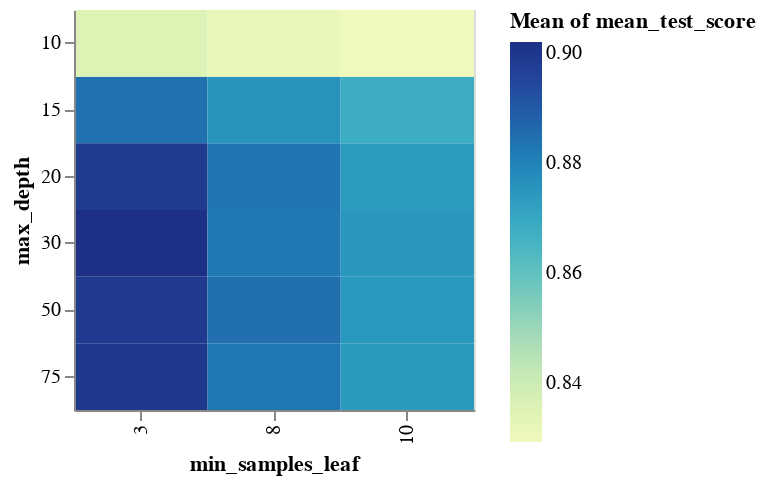

Source (notebook cell):
### Code cell
alt.Chart(results).mark_rect().encode(
    x='min_samples_leaf:O',
    y='max_depth:O',
    color='mean(mean_test_score)'
    ).properties(height = 200, width = 200)

### Figure 1 — Vega-Lite specification as saved in the notebook (floating-point values rounded to 4 significant figures)
{"config": {"view": {"continuousWidth": 300, "continuousHeight": 300}}, "data": {"name": "data-2dc385c9f7c04b9583286db44892e4f2"}, "mark": {"type": "rect"}, "encoding": {"color": {"aggregate": "mean", "field": "mean_test_score", "type": "quantitative"}, "x": {"field": "min_samples_leaf", "type": "ordinal"}, "y": {"field": "max_depth", "type": "ordinal"}}, "height": 200, "width": 200, "$schema": "https://vega.github.io/schema/vega-lite/v5.6.1.json", "datasets": {"data-2dc385c9f7c04b9583286db44892e4f2": [{"num_trees": 150, "min_samples_split": 15, "min_samples_leaf": 8, "max_depth": 75, "mean_test_score": 0.8843, "rank_test_score": 34}, {"num_trees": 75, "min_samples_split": 10, "min_samples_leaf": 3, "max_depth": 15, "mean_test_score": 0.893, "rank_test_score": 24}, {"num_trees": 75, "min_samples_split": 15, "min_samples_leaf": 8, "max_depth": 20, "mean_test_score": 0.884, "rank_test_score": 35}, {"num_trees": 75, "min_samples_split": 10, "min_samples_leaf": 10, "max_depth": 50, "mean_test_score": 0.8739, "rank_test_score": 68}, {"num_trees": 50, "min_samples_split": 20, "min_samples_leaf": 3, "max_depth": 50, "mean_test_score": 0.8946, "rank_test_score": 21}, {"num_trees": 150, "min_samples_split": 10, "min_samples_leaf": 3, "max_depth": 20, "mean_test_score": 0.9055, "rank_test_score": 8}, {"num_trees": 50, "min_samples_split": 10, "min_samples_leaf": 10, "max_depth": 20, "mean_test_score": 0.8727, "rank_test_score": 73}, {"num_trees": 100, "min_samples_split": 15, "min_samples_leaf": 10, "max_depth": 30, "mean_test_score": 0.8745, "rank_test_score": 62}, {"num_trees": 75, "min_samples_split": 15, "min_samples_leaf": 3, "max_depth": 10, "mean_test_score": 0.8327, "rank_test_score": 88}, {"num_trees": 150, "min_samples_split": 20, "min_samples_leaf": 3, "max_depth": 20, "mean_test_score": 0.894, "rank_test_score": 22}, {"num_trees": 150, "min_samples_split": 15, "min_samples_leaf": 8, "max_depth": 15, "mean_test_score": 0.8773, "rank_test_score": 50}, {"num_trees": 100, "min_samples_split": 10, "min_samples_leaf": 3, "max_depth": 50, "mean_test_score": 0.9066, "rank_test_score": 2}, {"num_trees": 75, "min_samples_split": 15, "min_samples_leaf": 8, "max_depth": 50, "mean_test_score": 0.8864, "rank_test_score": 28}, {"num_trees": 100, "min_samples_split": 20, "min_samples_leaf": 3, "max_depth": 30, "mean_test_score": 0.8973, "rank_test_score": 14}, {"num_trees": 100, "min_samples_split": 10, "min_samples_leaf": 3, "max_depth": 20, "mean_test_score": 0.9051, "rank_test_score": 10}, {"num_trees": 50, "min_samples_split": 10, "min_samples_leaf": 10, "max_depth": 75, "mean_test_score": 0.8736, "rank_test_score": 69}, {"num_trees": 150, "min_samples_split": 10, "min_samples_leaf": 10, "max_depth": 30, "mean_test_score": 0.8745, "rank_test_score": 61}, {"num_trees": 50, "min_samples_split": 10, "min_samples_leaf": 8, "max_depth": 10, "mean_test_score": 0.8318, "rank_test_score": 90}, {"num_trees": 100, "min_samples_split": 20, "min_samples_leaf": 3, "max_depth": 50, "mean_test_score": 0.8951, "rank_test_score": 18}, {"num_trees": 75, "min_samples_split": 15, "min_samples_leaf": 10, "max_depth": 20, "mean_test_score": 0.8739, "rank_test_score": 67}, {"num_trees": 50, "min_samples_split": 20, "min_samples_leaf": 3, "max_depth": 75, "mean_test_score": 0.8951, "rank_test_score": 19}, {"num_trees": 50, "min_samples_split": 10, "min_samples_leaf": 3, "max_depth": 50, "mean_test_score": 0.9055, "rank_test_score": 9}, {"num_trees": 50, "min_samples_split": 15, "min_samples_leaf": 8, "max_depth": 75, "mean_test_score": 0.8838, "rank_test_score": 36}, {"num_trees": 150, "min_samples_split": 20, "min_samples_leaf": 3, "max_depth": 75, "mean_test_score": 0.8963, "rank_test_score": 16}, {"num_trees": 75, "min_samples_split": 20, "min_samples_leaf": 8, "max_depth": 30, "mean_test_score": 0.8809, "rank_test_score": 45}, {"num_trees": 100, "min_samples_split": 15, "min_samples_leaf": 8, "max_depth": 10, "mean_test_score": 0.8272, "rank_test_score": 99}, {"num_trees": 50, "min_samples_split": 20, "min_samples_leaf": 10, "max_depth": 50, "mean_test_score": 0.8733, "rank_test_score": 72}, {"num_trees": 150, "min_samples_split": 10, "min_samples_leaf": 8, "max_depth": 10, "mean_test_score": 0.8312, "rank_test_score": 94}, {"num_trees": 100, "min_samples_split": 10, "min_samples_leaf": 8, "max_depth": 20, "mean_test_score": 0.8835, "rank_test_score": 39}, {"num_trees": 150, "min_samples_split": 20, "min_samples_leaf": 10, "max_depth": 15, "mean_test_score": 0.8683, "rank_test_score": 78}, {"num_trees": 150, "min_samples_split": 15, "min_samples_leaf": 3, "max_depth": 10, "mean_test_score": 0.8397, "rank_test_score": 83}, {"num_trees": 150, "min_samples_split": 10, "min_samples_leaf": 10, "max_depth": 15, "mean_test_score": 0.8698, "rank_test_score": 76}, {"num_trees": 150, "min_samples_split": 10, "min_samples_leaf": 10, "max_depth": 50, "mean_test_score": 0.8748, "rank_test_score": 58}, {"num_trees": 75, "min_samples_split": 10, "min_samples_leaf": 10, "max_depth": 20, "mean_test_score": 0.8741, "rank_test_score": 66}, {"num_trees": 75, "min_samples_split": 15, "min_samples_leaf": 10, "max_depth": 30, "mean_test_score": 0.8743, "rank_test_score": 65}, {"num_trees": 150, "min_samples_split": 10, "min_samples_leaf": 8, "max_depth": 50, "mean_test_score": 0.8853, "rank_test_score": 32}, {"num_trees": 75, "min_samples_split": 20, "min_samples_leaf": 10, "max_depth": 10, "mean_test_score": 0.8259, "rank_test_score": 100}, {"num_trees": 75, "min_samples_split": 20, "min_samples_leaf": 10, "max_depth": 30, "mean_test_score": 0.8748, "rank_test_score": 59}, {"num_trees": 100, "min_samples_split": 15, "min_samples_leaf": 8, "max_depth": 20, "mean_test_score": 0.8855, "rank_test_score": 30}, {"num_trees": 50, "min_samples_split": 20, "min_samples_leaf": 8, "max_depth": 75, "mean_test_score": 0.8767, "rank_test_score": 52}, {"num_trees": 150, "min_samples_split": 20, "min_samples_leaf": 10, "max_depth": 20, "mean_test_score": 0.8744, "rank_test_score": 63}, {"num_trees": 100, "min_samples_split": 10, "min_samples_leaf": 3, "max_depth": 75, "mean_test_score": 0.9067, "rank_test_score": 1}, {"num_trees": 100, "min_samples_split": 10, "min_samples_leaf": 8, "max_depth": 30, "mean_test_score": 0.8844, "rank_test_score": 33}, {"num_trees": 50, "min_samples_split": 15, "min_samples_leaf": 8, "max_depth": 10, "mean_test_score": 0.834, "rank_test_score": 86}, {"num_trees": 50, "min_samples_split": 15, "min_samples_leaf": 10, "max_depth": 30, "mean_test_score": 0.8734, "rank_test_score": 71}, {"num_trees": 150, "min_samples_split": 10, "min_samples_leaf": 8, "max_depth": 30, "mean_test_score": 0.8853, "rank_test_score": 31}, {"num_trees": 100, "min_samples_split": 20, "min_samples_leaf": 8, "max_depth": 10, "mean_test_score": 0.8295, "rank_test_score": 95}, {"num_trees": 50, "min_samples_split": 20, "min_samples_leaf": 3, "max_depth": 20, "mean_test_score": 0.891, "rank_test_score": 25}, {"num_trees": 75, "min_samples_split": 20, "min_samples_leaf": 3, "max_depth": 15, "mean_test_score": 0.8818, "rank_test_score": 44}, {"num_trees": 50, "min_samples_split": 15, "min_samples_leaf": 3, "max_depth": 20, "mean_test_score": 0.8981, "rank_test_score": 13}, {"num_trees": 50, "min_samples_split": 15, "min_samples_leaf": 3, "max_depth": 10, "mean_test_score": 0.8352, "rank_test_score": 84}, {"num_trees": 75, "min_samples_split": 10, "min_samples_leaf": 3, "max_depth": 30, "mean_test_score": 0.9056, "rank_test_score": 6}, {"num_trees": 100, "min_samples_split": 15, "min_samples_leaf": 8, "max_depth": 75, "mean_test_score": 0.8838, "rank_test_score": 37}, {"num_trees": 50, "min_samples_split": 20, "min_samples_leaf": 3, "max_depth": 15, "mean_test_score": 0.8787, "rank_test_score": 49}, {"num_trees": 150, "min_samples_split": 15, "min_samples_leaf": 10, "max_depth": 30, "mean_test_score": 0.876, "rank_test_score": 54}, {"num_trees": 50, "min_samples_split": 15, "min_samples_leaf": 8, "max_depth": 15, "mean_test_score": 0.8748, "rank_test_score": 57}, {"num_trees": 100, "min_samples_split": 15, "min_samples_leaf": 10, "max_depth": 15, "mean_test_score": 0.8683, "rank_test_score": 79}, {"num_trees": 100, "min_samples_split": 10, "min_samples_leaf": 10, "max_depth": 10, "mean_test_score": 0.8287, "rank_test_score": 96}, {"num_trees": 75, "min_samples_split": 10, "min_samples_leaf": 10, "max_depth": 15, "mean_test_score": 0.8684, "rank_test_score": 77}, {"num_trees": 50, "min_samples_split": 10, "min_samples_leaf": 8, "max_depth": 50, "mean_test_score": 0.8831, "rank_test_score": 41}, {"num_trees": 100, "min_samples_split": 20, "min_samples_leaf": 10, "max_depth": 20, "mean_test_score": 0.8743, "rank_test_score": 64}, {"num_trees": 50, "min_samples_split": 20, "min_samples_leaf": 3, "max_depth": 10, "mean_test_score": 0.8313, "rank_test_score": 92}, {"num_trees": 50, "min_samples_split": 15, "min_samples_leaf": 3, "max_depth": 15, "mean_test_score": 0.8864, "rank_test_score": 27}, {"num_trees": 100, "min_samples_split": 10, "min_samples_leaf": 10, "max_depth": 50, "mean_test_score": 0.8746, "rank_test_score": 60}, {"num_trees": 75, "min_samples_split": 10, "min_samples_leaf": 8, "max_depth": 10, "mean_test_score": 0.8338, "rank_test_score": 87}, {"num_trees": 50, "min_samples_split": 15, "min_samples_leaf": 3, "max_depth": 30, "mean_test_score": 0.9004, "rank_test_score": 11}, {"num_trees": 50, "min_samples_split": 15, "min_samples_leaf": 8, "max_depth": 50, "mean_test_score": 0.8832, "rank_test_score": 40}, {"num_trees": 50, "min_samples_split": 10, "min_samples_leaf": 10, "max_depth": 10, "mean_test_score": 0.8285, "rank_test_score": 97}, {"num_trees": 100, "min_samples_split": 15, "min_samples_leaf": 10, "max_depth": 10, "mean_test_score": 0.8314, "rank_test_score": 91}, {"num_trees": 50, "min_samples_split": 10, "min_samples_leaf": 10, "max_depth": 15, "mean_test_score": 0.8669, "rank_test_score": 80}, {"num_trees": 50, "min_samples_split": 20, "min_samples_leaf": 8, "max_depth": 15, "mean_test_score": 0.8716, "rank_test_score": 75}, {"num_trees": 100, "min_samples_split": 10, "min_samples_leaf": 3, "max_depth": 30, "mean_test_score": 0.9056, "rank_test_score": 7}, {"num_trees": 50, "min_samples_split": 20, "min_samples_leaf": 8, "max_depth": 20, "mean_test_score": 0.8799, "rank_test_score": 48}, {"num_trees": 150, "min_samples_split": 15, "min_samples_leaf": 8, "max_depth": 10, "mean_test_score": 0.8321, "rank_test_score": 89}, {"num_trees": 100, "min_samples_split": 15, "min_samples_leaf": 8, "max_depth": 50, "mean_test_score": 0.8836, "rank_test_score": 38}, {"num_trees": 100, "min_samples_split": 10, "min_samples_leaf": 8, "max_depth": 50, "mean_test_score": 0.8866, "rank_test_score": 26}, {"num_trees": 100, "min_samples_split": 15, "min_samples_leaf": 8, "max_depth": 15, "mean_test_score": 0.8772, "rank_test_score": 51}, {"num_trees": 75, "min_samples_split": 15, "min_samples_leaf": 8, "max_depth": 75, "mean_test_score": 0.8858, "rank_test_score": 29}, {"num_trees": 150, "min_samples_split": 10, "min_samples_leaf": 8, "max_depth": 15, "mean_test_score": 0.8763, "rank_test_score": 53}, {"num_trees": 150, "min_samples_split": 20, "min_samples_leaf": 10, "max_depth": 30, "mean_test_score": 0.8757, "rank_test_score": 55}, {"num_trees": 75, "min_samples_split": 20, "min_samples_leaf": 3, "max_depth": 75, "mean_test_score": 0.8949, "rank_test_score": 20}, {"num_trees": 50, "min_samples_split": 10, "min_samples_leaf": 3, "max_depth": 30, "mean_test_score": 0.9057, "rank_test_score": 5}, {"num_trees": 50, "min_samples_split": 20, "min_samples_leaf": 10, "max_depth": 20, "mean_test_score": 0.8719, "rank_test_score": 74}, {"num_trees": 50, "min_samples_split": 20, "min_samples_leaf": 3, "max_depth": 30, "mean_test_score": 0.8936, "rank_test_score": 23}, {"num_trees": 75, "min_samples_split": 20, "min_samples_leaf": 3, "max_depth": 50, "mean_test_score": 0.8953, "rank_test_score": 17}, {"num_trees": 100, "min_samples_split": 15, "min_samples_leaf": 3, "max_depth": 50, "mean_test_score": 0.9002, "rank_test_score": 12}, {"num_trees": 75, "min_samples_split": 15, "min_samples_leaf": 8, "max_depth": 30, "mean_test_score": 0.8825, "rank_test_score": 43}, {"num_trees": 100, "min_samples_split": 10, "min_samples_leaf": 8, "max_depth": 10, "mean_test_score": 0.8344, "rank_test_score": 85}, {"num_trees": 150, "min_samples_split": 10, "min_samples_leaf": 10, "max_depth": 10, "mean_test_score": 0.8313, "rank_test_score": 93}, {"num_trees": 100, "min_samples_split": 20, "min_samples_leaf": 8, "max_depth": 30, "mean_test_score": 0.8804, "rank_test_score": 47}, {"num_trees": 100, "min_samples_split": 15, "min_samples_leaf": 10, "max_depth": 75, "mean_test_score": 0.8751, "rank_test_score": 56}, {"num_trees": 50, "min_samples_split": 20, "min_samples_leaf": 8, "max_depth": 10, "mean_test_score": 0.8282, "rank_test_score": 98}, {"num_trees": 100, "min_samples_split": 20, "min_samples_leaf": 3, "max_depth": 15, "mean_test_score": 0.8827, "rank_test_score": 42}, {"num_trees": 50, "min_samples_split": 10, "min_samples_leaf": 3, "max_depth": 75, "mean_test_score": 0.9061, "rank_test_score": 4}, {"num_trees": 150, "min_samples_split": 15, "min_samples_leaf": 10, "max_depth": 75, "mean_test_score": 0.8735, "rank_test_score": 70}, {"num_trees": 150, "min_samples_split": 20, "min_samples_leaf": 3, "max_depth": 50, "mean_test_score": 0.8965, "rank_test_score": 15}, {"num_trees": 50, "min_samples_split": 15, "min_samples_leaf": 8, "max_depth": 30, "mean_test_score": 0.8807, "rank_test_score": 46}, {"num_trees": 100, "min_samples_split": 10, "min_samples_leaf": 10, "max_depth": 15, "mean_test_score": 0.866, "rank_test_score": 81}, {"num_trees": 150, "min_samples_split": 10, "min_samples_leaf": 3, "max_depth": 30, "mean_test_score": 0.9065, "rank_test_score": 3}, {"num_trees": 100, "min_samples_split": 10, "min_samples_leaf": 3, "max_depth": 10, "mean_test_score": 0.8404, "rank_test_score": 82}]}}
